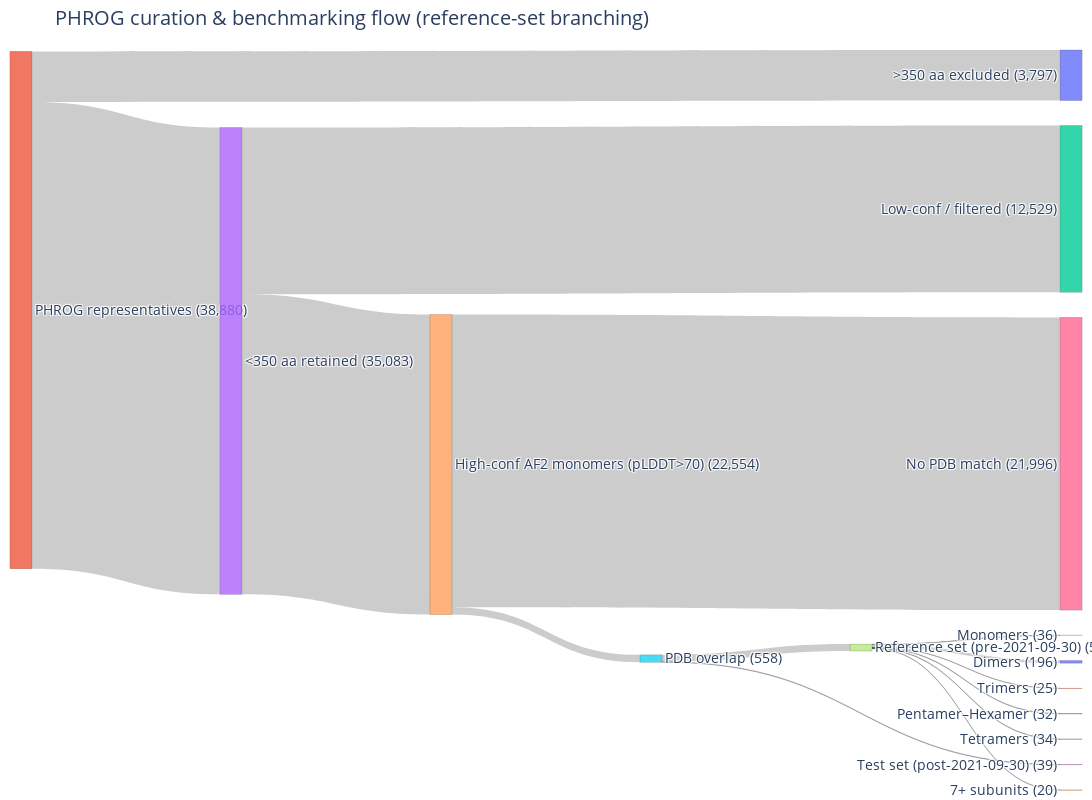

Notebook code for this chart:
### Markdown cell above
## build a sankey plot to visualise this

### Code cell
import plotly.graph_objects as go
from collections import defaultdict

# Nodes (with updated PDB text and no 'Curated benchmark' / 'Excluded after curation')
nodes = [
    ">350 aa excluded",
    "PHROG representatives",
    "Low-conf / filtered",
    "<350 aa",
    "High-conf AF2 monomers (pLDDT>70)",
    "PDB overlap",
    "No PDB match",
    "Reference set (pre-2021-09-30)",
    "Test set (post-2021-09-30)",
    "Monomers", "Dimers", "Trimers", "Tetramers", "Pentamer–Hexamer", "7+ subunits"
]

idx = {name: i for i, name in enumerate(nodes)}

# Links: oligomer states now branch from the Reference set node
links = [
    (idx["PHROG representatives"], idx[">350 aa excluded"], 3797, ">350 aa excluded"),
    (idx["PHROG representatives"], idx["<350 aa"], 35083, "<350 aa"),

    (idx["<350 aa"], idx["Low-conf / filtered"], 12529, "pLDDT ≤ 70 / filtered"),
    (idx["<350 aa"], idx["High-conf AF2 monomers (pLDDT>70)"], 22554, "pLDDT > 70"),

    (idx["High-conf AF2 monomers (pLDDT>70)"], idx["PDB overlap"], 558, "PDB match"),
    (idx["High-conf AF2 monomers (pLDDT>70)"], idx["No PDB match"], 21996, "No PDB match"),

    (idx["PDB overlap"], idx["Reference set (pre-2021-09-30)"], 519, "Pre-cutoff"),
    (idx["PDB overlap"], idx["Test set (post-2021-09-30)"], 39, "Post-cutoff"),

    # Branch oligomer categories from the Reference set
    (idx["Reference set (pre-2021-09-30)"], idx["Monomers"], 36, ""),
    (idx["Reference set (pre-2021-09-30)"], idx["Dimers"], 196, ""),
    (idx["Reference set (pre-2021-09-30)"], idx["Trimers"], 25, ""),
    (idx["Reference set (pre-2021-09-30)"], idx["Tetramers"], 34, ""),
    (idx["Reference set (pre-2021-09-30)"], idx["Pentamer–Hexamer"], 32, ""),
    (idx["Reference set (pre-2021-09-30)"], idx["7+ subunits"], 20, ""),
]

# Compute totals per node (prefer inflow; else outflow)
inflow = defaultdict(int)
outflow = defaultdict(int)
for s, t, v, _ in links:
    outflow[s] += v
    inflow[t] += v

totals = {i: (inflow[i] if inflow[i] > 0 else outflow[i]) for i in range(len(nodes))}

# Labels with counts (special-case the overall total)
labels_with_counts = []
for i, name in enumerate(nodes):
    if name == "PHROG representatives":
        label = f"{name} (38,880)"
    else:
        label = f"{name} ({totals[i]:,})" if totals[i] > 0 else name
    labels_with_counts.append(label)

fig = go.Figure(data=[go.Sankey(
    arrangement="snap",
    valueformat=",.0f",
    node=dict(
        label=labels_with_counts,
        pad=25,
        thickness=22,
        line=dict(width=0.5, color="rgba(0,0,0,0.3)"),
        hovertemplate="%{label}<extra></extra>"
    ),
    link=dict(
        source=[s for s, t, v, h in links],
        target=[t for s, t, v, h in links],
        value=[v for s, t, v, h in links],
        hovertemplate="%{source.label} → %{target.label}<br>%{value} sequences<extra></extra>"
    )
)])

fig.update_layout(
    title="PHROG curation & benchmarking flow (reference-set branching)",
    font=dict(size=14),
    width=1100,
    height=800,
    margin=dict(l=10, r=10, t=50, b=10)
)

fig.show()

### Figure 1 — Plotly figure (JSON) as saved in the notebook; plotly's stock layout.template omitted (floating-point values rounded to 4 significant figures)
{"data": [{"arrangement": "snap", "link": {"hovertemplate": "%{source.label} → %{target.label}<br>%{value} sequences<extra></extra>", "source": [1, 1, 3, 3, 4, 4, 5, 5, 7, 7, 7, 7, 7, 7], "target": [0, 3, 2, 4, 5, 6, 7, 8, 9, 10, 11, 12, 13, 14], "value": [3797, 35083, 12529, 22554, 558, 21996, 519, 39, 36, 196, 25, 34, 32, 20]}, "node": {"hovertemplate": "%{label}<extra></extra>", "label": [">350 aa excluded (3,797)", "PHROG representatives (38,880)", "Low-conf / filtered (12,529)", "<350 aa retained (35,083)", "High-conf AF2 monomers (pLDDT>70) (22,554)", "PDB overlap (558)", "No PDB match (21,996)", "Reference set (pre-2021-09-30) (519)", "Test set (post-2021-09-30) (39)", "Monomers (36)", "Dimers (196)", "Trimers (25)", "Tetramers (34)", "Pentamer–Hexamer (32)", "7+ subunits (20)"], "line": {"color": "rgba(0, 0, 0, 0.3)", "width": 0.5}, "pad": 25, "thickness": 22, "x": [0.9898, 0.01019, 0.9898, 0.2061, 0.402, 0.598, 0.9898, 0.7939, 0.9898, 0.9898, 0.9898, 0.9898, 0.9898, 0.9898, 0.9898], "y": [0.03414, 0.3514, 0.2147, 0.4202, 0.5602, 0.8224, 0.5591, 0.8075, 0.9657, 0.791, 0.8268, 0.8626, 0.9313, 0.8969, 1.0]}, "type": "sankey", "valueformat": ",.0f"}], "layout": {"font": {"size": 14}, "height": 800, "margin": {"b": 10, "l": 10, "r": 10, "t": 50}, "title": {"text": "PHROG curation & benchmarking flow (reference-set branching)"}, "width": 1100}}
